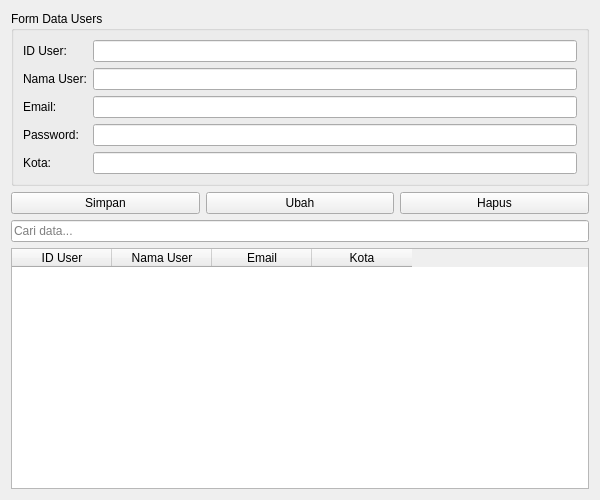
<?xml version="1.0" encoding="UTF-8"?>
<ui version="4.0">
 <class>Form</class>
 <widget class="QWidget" name="Form">
  <property name="geometry">
   <rect>
    <x>0</x>
    <y>0</y>
    <width>600</width>
    <height>500</height>
   </rect>
  </property>
  <property name="windowTitle">
   <string>Data Users</string>
  </property>
  <layout class="QVBoxLayout" name="verticalLayout">
   <item>
    <widget class="QGroupBox" name="groupBox">
     <property name="title">
      <string>Form Data Users</string>
     </property>
     <layout class="QFormLayout" name="formLayout">
      <item row="0" column="0">
       <widget class="QLabel" name="label">
        <property name="text">
         <string>ID User:</string>
        </property>
       </widget>
      </item>
      <item row="0" column="1">
       <widget class="QLineEdit" name="editIdUser"/>
      </item>
      <item row="1" column="0">
       <widget class="QLabel" name="label_2">
        <property name="text">
         <string>Nama User:</string>
        </property>
       </widget>
      </item>
      <item row="1" column="1">
       <widget class="QLineEdit" name="editNamaUser"/>
      </item>
      <item row="2" column="0">
       <widget class="QLabel" name="label_3">
        <property name="text">
         <string>Email:</string>
        </property>
       </widget>
      </item>
      <item row="2" column="1">
       <widget class="QLineEdit" name="editEmail"/>
      </item>
      <item row="3" column="0">
       <widget class="QLabel" name="label_4">
        <property name="text">
         <string>Password:</string>
        </property>
       </widget>
      </item>
      <item row="3" column="1">
       <widget class="QLineEdit" name="editPassword">
        <property name="echoMode">
         <enum>QLineEdit::Password</enum>
        </property>
       </widget>
      </item>
      <item row="4" column="0">
       <widget class="QLabel" name="label_5">
        <property name="text">
         <string>Kota:</string>
        </property>
       </widget>
      </item>
      <item row="4" column="1">
       <widget class="QLineEdit" name="editKota"/>
      </item>
     </layout>
    </widget>
   </item>
   <item>
    <layout class="QHBoxLayout" name="horizontalLayout">
     <item>
      <widget class="QPushButton" name="btnSimpan">
       <property name="text">
        <string>Simpan</string>
       </property>
      </widget>
     </item>
     <item>
      <widget class="QPushButton" name="btnUbah">
       <property name="text">
        <string>Ubah</string>
       </property>
      </widget>
     </item>
     <item>
      <widget class="QPushButton" name="btnHapus">
       <property name="text">
        <string>Hapus</string>
       </property>
      </widget>
     </item>
    </layout>
   </item>
   <item>
    <widget class="QLineEdit" name="editCari">
     <property name="placeholderText">
      <string>Cari data...</string>
     </property>
    </widget>
   </item>
   <item>
    <widget class="QTableWidget" name="tabelUsers">
     <column>
      <property name="text">
       <string>ID User</string>
      </property>
     </column>
     <column>
      <property name="text">
       <string>Nama User</string>
      </property>
     </column>
     <column>
      <property name="text">
       <string>Email</string>
      </property>
     </column>
     <column>
      <property name="text">
       <string>Kota</string>
      </property>
     </column>
    </widget>
   </item>
  </layout>
 </widget>
 <resources/>
 <connections/>
</ui>
